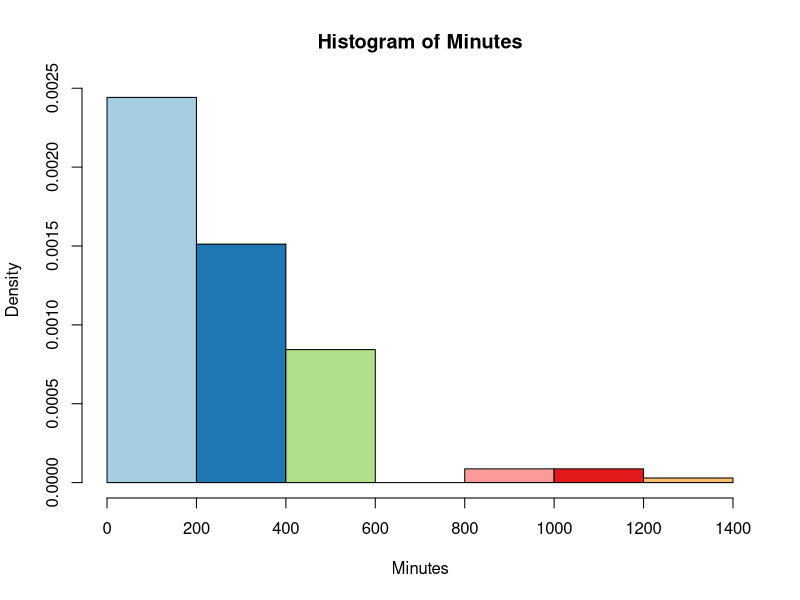
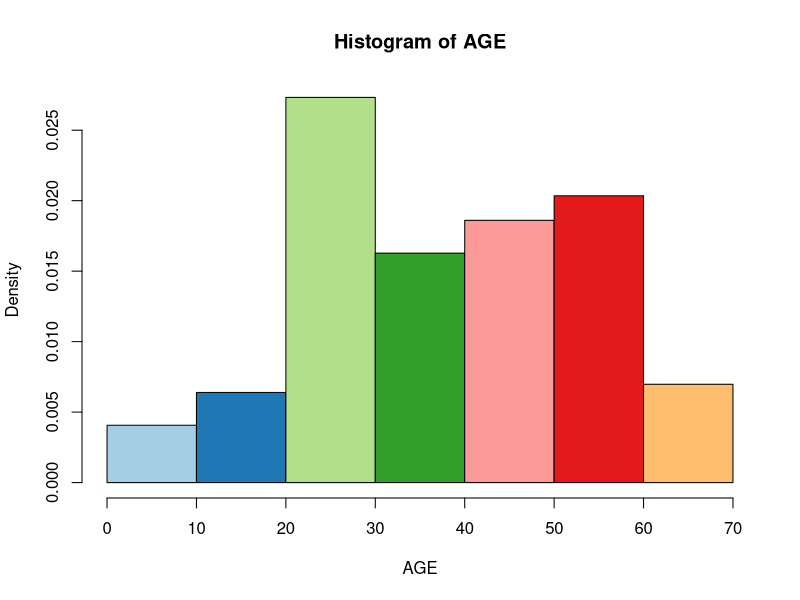
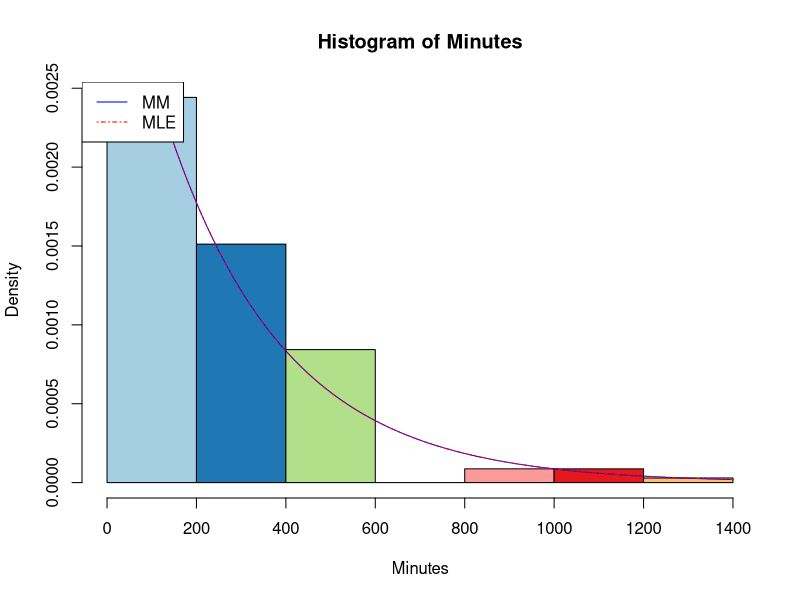
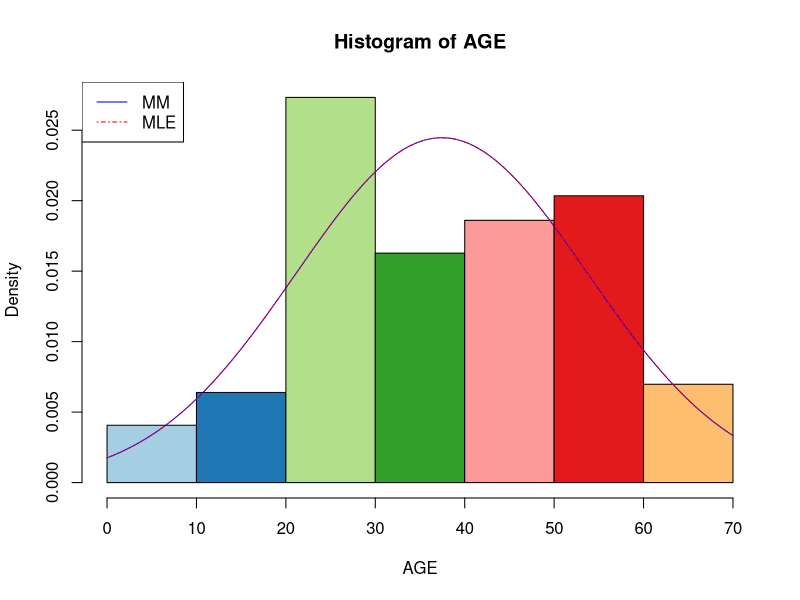

The R source for these figures, in order:
setwd("C:\\Users\\victoria\\Downloads")
install.packages("RColorBrewer")
library("RColorBrewer")

AGES = read.csv("AGES.csv", sep = ";", dec = ".")
MINUTES = read.csv("MINUTES.csv", sep = ";", dec = ".")

attach(AGES)
attach(MINUTES)

#First, we plot the data to choose a valid model to fit
dev.new()
hist(Minutes, freq = F, col=brewer.pal(n = 8, name = "Paired"))
dev.new()
hist(AGE, freq = F, col=brewer.pal(n = 7, name = "Paired"))

#By observing the plots, we will try with exponential for the minutes
# and gaussian for the age
library(fitdistrplus)
#Fit by MM
fit_MM_minutes = fitdist(Minutes,"exp",method="mme")
fit_MM_minutes$estimate

fit_MM_age = fitdist(AGE,"norm",method="mme")
fit_MM_age$estimate

#Fit by MLE 
fit_MLE_minutes = fitdist(Minutes,"exp",method="mle")
fit_MLE_minutes$estimate

fit_MLE_age = fitdist(AGE,"norm",method="mle")
fit_MLE_age$estimate

#plots
dev.new()
hist(Minutes, freq = F, col=brewer.pal(n = 8, name = "Paired"))
curve(dexp(x, rate = fit_MM_minutes$estimate), from = 0,col= "blue", add = TRUE)
curve(dexp(x, rate = fit_MLE_minutes$estimate), from = 0, col = "red", add = TRUE, lty = 4)
legend("topleft",c("MM","MLE"),col=c("blue","red"),lty=c(1,4))

dev.new()
hist(AGE, freq = F, col=brewer.pal(n = 8, name = "Paired"))
grid=seq(0,70,0.01)
lines(grid,dnorm(grid,fit_MM_age$estimate[1],fit_MM_age$estimate[2]),col="blue")
lines(grid,dnorm(grid,fit_MLE_age$estimate[1],fit_MLE_age$estimate[2]), col = "red", lty = 4)
legend("topleft",c("MM","MLE"),col=c("blue","red"),lty=c(1,4))

# Model comparison using AIC
fit_MM_minutes$aic
fit_MLE_minutes$aic
fit_MM_age$aic
fit_MLE_age$aic

# In both variables, the two methods get the same AIC value.
# In this case, we should choose the MLE method as MLE estimators
# have higher probability of being close to the true parameters and are
# more often unbiased than moment estimators.
